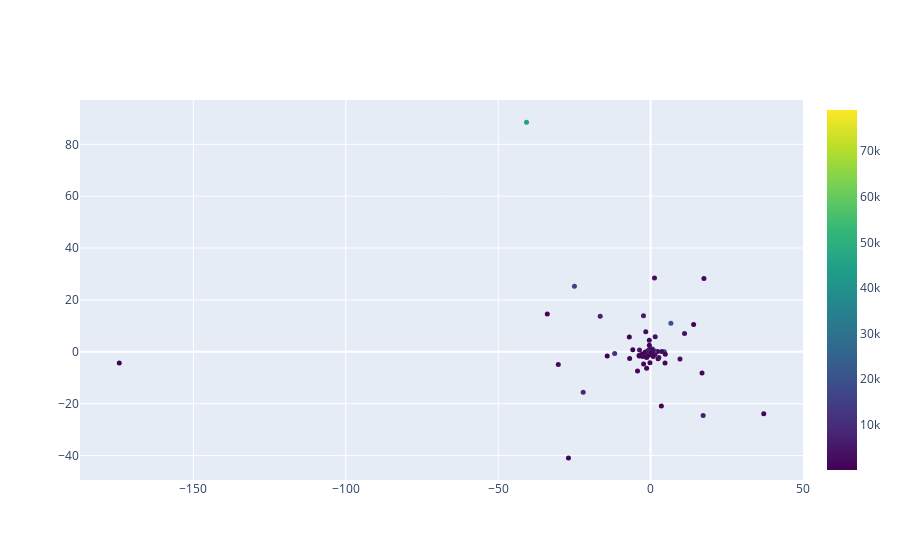

Notebook source saved alongside this figure:
### Markdown cell above
Podemos ver que para los artistas dibujados, las canciones de Rayden vemos que son similares, ya que se mentienen por la misma zona, en cambio, viendo a Fyahbwoy vemos que sus canciones están en posiciones alejadas unas de otras, por lo que resalta una canción que no es nada parecida a las otras. Luego Beret tiene letras parecidas a las canciones que escribe Rayden. Kase O es parecido a Fyahbwoy, además tiene una canción que es la que más visitas tiene con diferencia.

### Code cell
###plot cluster by ARTIST


from plotly.offline import download_plotlyjs, init_notebook_mode, plot, iplot

init_notebook_mode(connected=True)

import plotly.graph_objs as go

fig = go.Scatter(
    x = two_dimensional_songs['X'],
    y = two_dimensional_songs['Y'],
    text = 'Artista: ' + two_dimensional_songs['artista']+ " - Cancion: "+two_dimensional_songs['cancion'],
    mode='markers',
    marker=dict(
        size= 5,#'7',
        color = two_dimensional_songs['visitas'], #set color equal to a variable
        colorscale='Viridis',
        showscale=True
    )
)

fig = [fig]
iplot(fig)

### Figure 1 — Plotly figure (JSON) as saved in the notebook; plotly's stock layout.template omitted (floating-point values rounded to 4 significant figures; data arrays with more than 128 entries replaced by an {"elided": "..."} marker saying what was removed)
{"data": [{"marker": {"color": {"elided": "932 int values"}, "colorscale": [[0, "#440154"], [0.1111, "#482878"], [0.2222, "#3e4989"], [0.3333, "#31688e"], [0.4444, "#26828e"], [0.5556, "#1f9e89"], [0.6667, "#35b779"], [0.7778, "#6ece58"], [0.8889, "#b5de2b"], [1, "#fde725"]], "showscale": true, "size": 5}, "mode": "markers", "text": {"elided": "932 str values"}, "type": "scatter", "x": {"elided": "932 float values"}, "y": {"elided": "932 float values"}}], "layout": {}}
